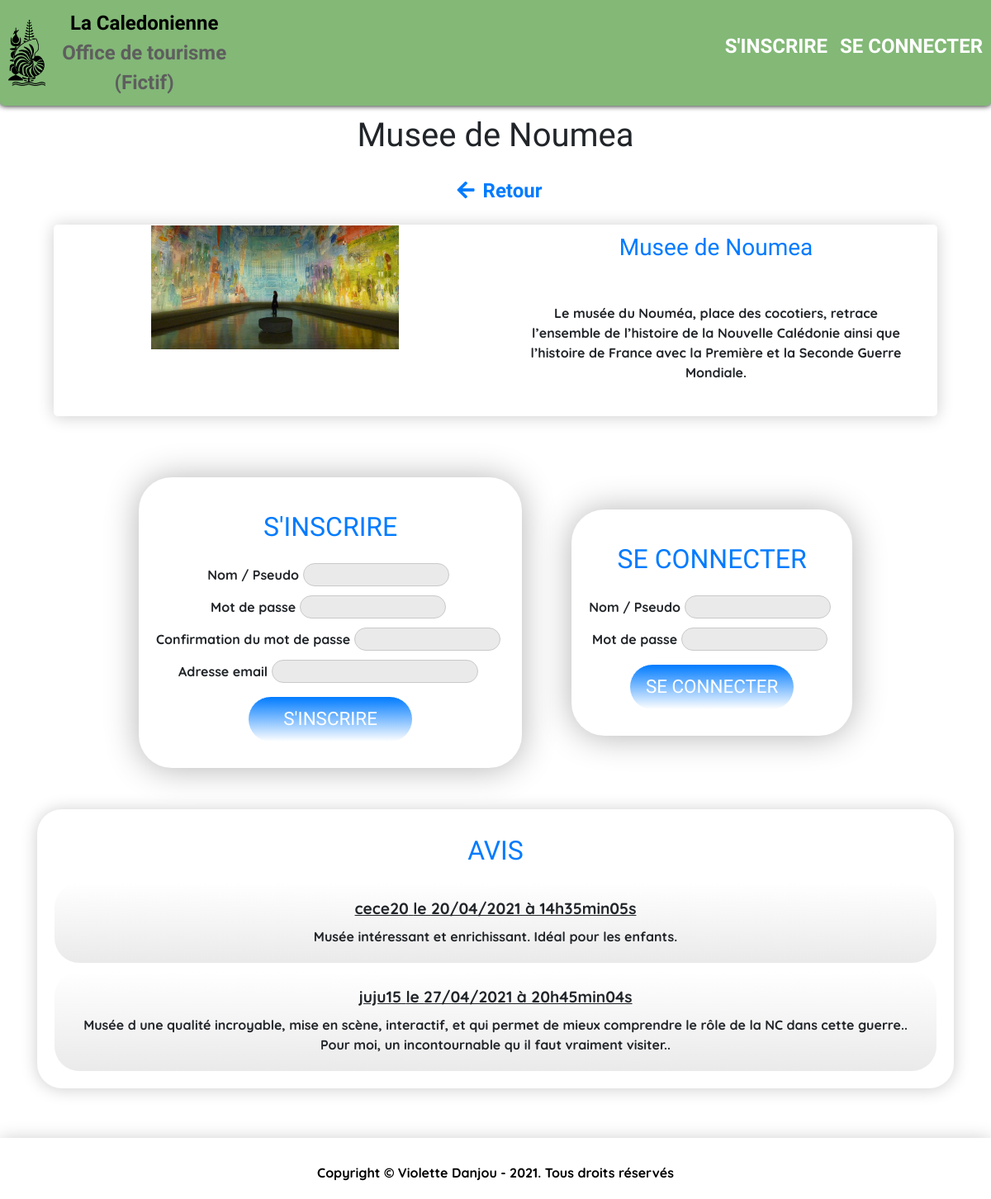
Page /index.php?action=activity&id=16 on the committed database.
### tables this page shows
CREATE TABLE `activities` (
  `id` int(11) NOT NULL,
  `title` varchar(255) NOT NULL,
  `content` text NOT NULL,
  `picture` varchar(255) DEFAULT NULL,
  `weather` tinyint(4) NOT NULL DEFAULT '0'
);

CREATE TABLE `opinions` (
  `id` int(11) NOT NULL,
  `id_activity` int(11) NOT NULL DEFAULT '0',
  `id_hotel` int(11) NOT NULL DEFAULT '0',
  `author` int(11) NOT NULL,
  `content` text NOT NULL,
  `date_opinion` datetime NOT NULL DEFAULT CURRENT_TIMESTAMP,
  `report` tinyint(4) NOT NULL DEFAULT '0',
  `useful` tinyint(4) NOT NULL DEFAULT '0'
);

CREATE TABLE `members` (
  `id` int(11) NOT NULL,
  `admin` tinyint(4) NOT NULL DEFAULT '0',
  `pseudo` varchar(255) NOT NULL,
  `pass` varchar(255) NOT NULL,
  `email` varchar(255) NOT NULL,
  `registration_date` datetime NOT NULL DEFAULT CURRENT_TIMESTAMP,
  `picture` varchar(255) DEFAULT NULL
);

### app/controller/controller_front.php (called while the page is built, shortened)
<?php
class controller_front
{
	function activity()
	{
	    $activityManager = new ActivitiesManager();
	    $activity = $activityManager->getActivity($_GET['id']);
	    $opinionManager = new OpinionsManager();
	    $opinionsActivity = $opinionManager->pseudoAuthorActivity($_GET['id']);
	    require('app/view/activityView.php');
	}
}

### app/model/ActivitiesManager.php (called while the page is built, shortened)
<?php
class ActivitiesManager extends Manager
{
    public function getActivity($activityId)
    {
        $db = $this->dbConnect();
        $req = $db->prepare('SELECT id, title, content, picture FROM activities WHERE id = ?');
        $req->execute(array($activityId));
        $activity = $req->fetch();
        return $activity;
    }
}

### app/model/OpinionsManager.php (called while the page is built, shortened)
<?php
class OpinionsManager extends Manager
{
    public function pseudoAuthorActivity($activityId)
    {
    	$db = $this->dbConnect();
    	$pseudoOpinion = $db->prepare('SELECT members.pseudo, opinions.id, opinions.content, DATE_FORMAT(opinions.date_opinion, \'%d/%m/%Y à %Hh%imin%ss\') AS opinion_date_fr FROM opinions INNER JOIN members ON opinions.author = members.id WHERE opinions.id_activity = ?');
    	$pseudoOpinion->execute(array($activityId));
    	return $pseudoOpinion;
    }
}

### app/view/activityView.php (the view, shortened to what this page needs)
<?php $title = htmlspecialchars($activity['title']);
ob_start(); ?>
<div class="container">
	<div class="row">
		<div class="col">
			<h1><?= $title ?></h1>
			<p>
			<?php 	if(isset($_SESSION['admin']) && ($_SESSION['admin'] != 0)) : ?>
						<a href="index.php?action=openActivitiesAdmin">
							<i class="fas fa-arrow-left"></i>Retour
						</a>
			<?php 	;
					else : ?>
						<a href="index.php?action=listActivities">
							<i class="fas fa-arrow-left"></i>Retour
						</a>
			<?php	endif; ?>
			</p>
            <div class="news-img-text">
            	<div class="col-lg-6">
                	<img src="<?= $activity['picture'] ?>" alt="Photo de l'activite <?= $activity['title'] ?>">
                </div>
                <div class="col-lg-6">
	                <div class="news-text-admin">
	                    <h3>
	                        <?= $title ?>
	                    </h3>
	                    <p>
	                        <?= nl2br($activity['content']) ?>
	                    </p>
	                </div>
	            </div>
            </div><br/>
			<div id="div-opinions">
				  <?php if (isset($_SESSION['id'])) : ?>
							<form id="form-add-opinion" action="index.php?action=addActivityOpinion&amp;id=<?= $activity['id'] ?>" method="post">
								<h3>Ajouter un avis</h3>
							    <div>
							        <label for="content"></label><br /><textarea name="content"></textarea>
							    </div>
								<div>
									<input type="submit" id="button_add_opinion" />
								</div>
							</form>
				  <?php ;
						else : ?>
								<div id="div-session-opinions">
									<form class="form-session-opinions" action="index.php?action=validSignup" method="post">
										<h2>S'INSCRIRE</h2>
										<label for="pseudo">Nom / Pseudo </label><input type="text" name="pseudo" class="input-signup" /><br/>
										<label for="pass">Mot de passe </label><input type="password" name="pass" class="input-signup"/><br/>
										<label for="pass_confirm">Confirmation du mot de passe </label><input type="password" name="pass_confirm" class="input-signup"/><br/>
										<label for="email">Adresse email </label><input type="email" name="email"  class="input-signup" style="width: 250px"/><br/>
										<input type="submit" name="signup" value="S'INSCRIRE" id="button_confirm_signup">
									</form>
									<form class="form-session-opinions" action="index.php?action=validSignin" method="post">
										<h2>SE CONNECTER</h2>
									    <label for="pseudo">Nom / Pseudo </label><input type="text" name="pseudo" required class="input-signin" /><br/>
									    <label for="pass">Mot de passe </label><input type="password" name="pass" required class="input-signin"/><br/>
									    <input type="submit" name="signin" value="SE CONNECTER" id="button_confirm_signin">
									</form>
								</div>
						<?php
						endif;
						?>
					<div class="list-opinions">
						<h2>AVIS</h2>
							<?php
							while ($opinion = $opinionsActivity->fetch()) : ?>
								<div id="one-opinion">
								    <h4>
								    	<p><strong><?= htmlspecialchars($opinion['pseudo']) ?></strong> le <?= $opinion['opinion_date_fr'] ?></p>
								    </h4>
								    <p>
								    	<?= nl2br(($opinion['content'])) ?>
								    </p>
								</div>
							<?php
							endwhile;
							$opinionsActivity->closeCursor(); ?>
				</div>
			</div>
		</div>
	</div>
</div>
<?php $content = ob_get_clean();
require('app/view/template.php'); ?>

### app/public/style.css (style rules this page uses)
html { height: 100%; }
body { margin: 0px; padding-top: 120px; font-family: 'Quicksand', cursive; font-weight: bold; text-align: center; height: 100%; }
h1 { font-family: 'Single Day', cursive; margin: 20px; }
h2 { font-family: 'Single Day', cursive; margin: 20px; color: #007bff; }
h3 { font-family: 'Single Day', cursive; margin-bottom: 20px; color: #007bff; }
h4 { font-size: 1.2em; font-weight: bold; text-decoration: underline; }
p { text-align: center; margin: 10px; }
a { font-family: 'Single Day', cursive; font-size: 1.5em; }
.fa-arrow-left { margin: 10px; }
img { width: 300px; height: auto; margin: 0px; border-radius: 0px; }
.input-signup, .input-signin { margin: 5px; border-radius: 40px; border: 1px solid #c9c9c9; background-color: #eaeaea; }
#button_confirm_signup, #button_confirm_signin { font-family: 'Single Day', cursive; width: 200px; margin: 10px; padding: 10px; border-radius: 50px; border: 1px solid #ffffff; background: linear-gradient(#007bff, #ffffff); color: #ffffff; font-size: 1.4em; }
#div-session-opinions { display: flex; flex-direction: row; justify-content: center; align-items: center; }
.form-session-opinions { margin: 30px; padding: 20px; border: 1px solid transparent; border-radius: 40px; box-shadow: 0 1px 40px rgba(0, 0, 0, 0.3); background-color: #ffffff; }
.list-opinions { margin-top: 20px; padding: 10px; border: 1px solid transparent; border-radius: 30px; box-shadow: 0 1px 20px rgba(0, 0, 0, 0.2); background-color: #ffffff; }
#one-opinion { margin: 10px; padding: 10px; border-radius: 30px; background: linear-gradient(#ffffff, #eaeaea); }
.news-img-text { display: flex; justify-content: center; flex-direction: row; flex-wrap: wrap; margin: 20px; border: 1px solid transparent; border-radius: 5px; box-shadow: 0 1px 20px rgba(0, 0, 0, 0.2); }
.news-text-admin { display: flex; flex-direction: column; padding: 10px; }

### app/public/responsive.css (style rules this page uses)
body { padding-top: 60px; }
h1 { font-size: 1.7em; margin: 10px 0px 10px 0px; }
h2 { font-size: 1.2em; }
a { font-size: 1em; }
img { width: 260px; height: 150px; }
.news-img-text, #div-session-opinions { flex-direction: column; }

### rows in the picture
activities: title "Musee de Noumea", picture (picture), content "Le musée du Nouméa, place des cocotiers, retrace l’ensemble de l’histoire de la Nouvelle Calédonie ainsi que l’histoire de France avec la Première et la Seconde Guerre Mondiale."
opinions: members.pseudo "cece20", opinion_date_fr "20/04/2021 à 14h35min05s", content "Musée intéressant et enrichissant. Idéal pour les enfants."
opinions: members.pseudo "juju15", opinion_date_fr "27/04/2021 à 20h45min04s", content "Musée d une qualité incroyable, mise en scène, interactif, et qui permet de mieux comprendre le rôle de la NC dans cette guerre.. Pour moi, un incontournable qu il faut vraiment visiter.."
